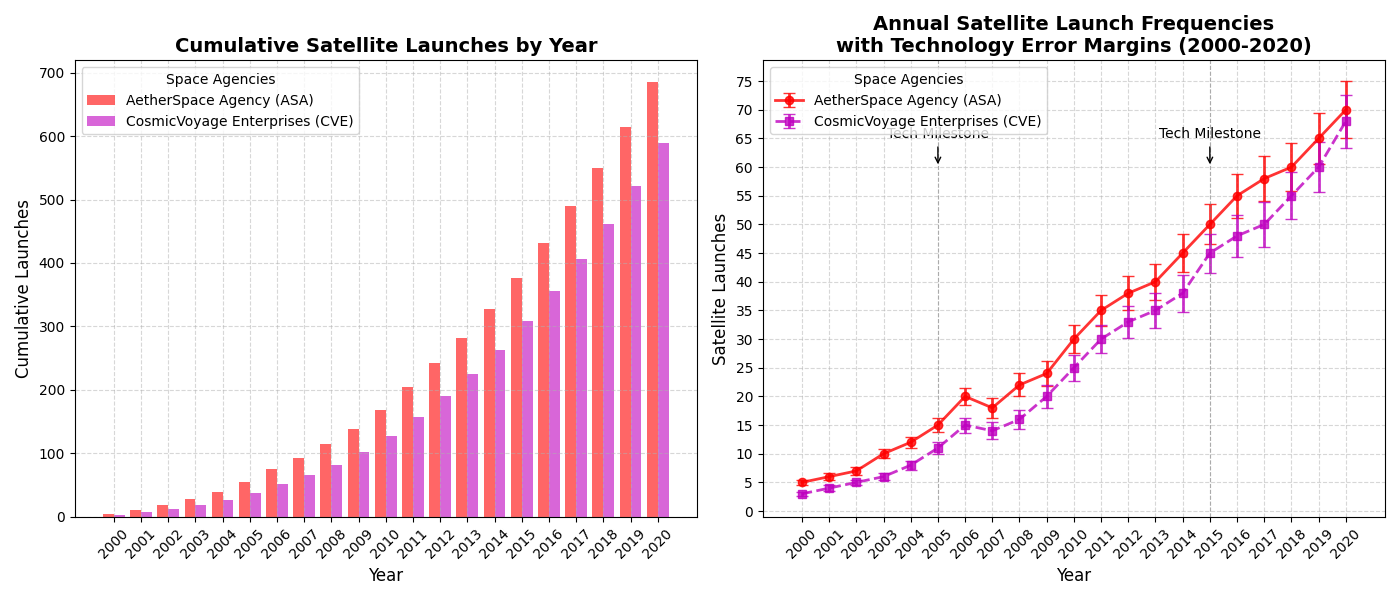

Generate this figure with Python:
import matplotlib.pyplot as plt
import numpy as np

# Define the years
years = np.arange(2000, 2021)

# Satellite launches per year
asa_launches = [5, 6, 7, 10, 12, 15, 20, 18, 22, 24, 30, 35, 38, 40, 45, 50, 55, 58, 60, 65, 70]
cve_launches = [3, 4, 5, 6, 8, 11, 15, 14, 16, 20, 25, 30, 33, 35, 38, 45, 48, 50, 55, 60, 68]

# Error margins for launches
asa_errors = [0.5, 0.6, 0.7, 0.8, 1, 1.2, 1.5, 1.7, 2, 2.2, 2.5, 2.7, 3, 3.1, 3.3, 3.5, 3.8, 4, 4.2, 4.5, 5]
cve_errors = [0.4, 0.5, 0.5, 0.6, 0.8, 1, 1.3, 1.5, 1.7, 2, 2.3, 2.5, 2.8, 3, 3.2, 3.4, 3.6, 3.9, 4.1, 4.3, 4.6]

# Calculate cumulative launches
cumulative_asa = np.cumsum(asa_launches)
cumulative_cve = np.cumsum(cve_launches)

# Plot setup with subplots
fig, (ax1, ax2) = plt.subplots(1, 2, figsize=(14, 6), sharex=True)

# Bar chart for cumulative launches on the first subplot
ax1.bar(years - 0.2, cumulative_asa, width=0.4, label='AetherSpace Agency (ASA)', color='r', alpha=0.6)
ax1.bar(years + 0.2, cumulative_cve, width=0.4, label='CosmicVoyage Enterprises (CVE)', color='m', alpha=0.6)

# Add title, labels, and grid for the first subplot
ax1.set_title('Cumulative Satellite Launches by Year', fontsize=14, fontweight='bold')
ax1.set_xlabel('Year', fontsize=12)
ax1.set_ylabel('Cumulative Launches', fontsize=12)
ax1.legend(title='Space Agencies', loc='upper left', fontsize=10)
ax1.grid(True, linestyle='--', alpha=0.5)
ax1.set_xticks(years)
ax1.set_xticklabels(years, rotation=45)

# Line chart with error bars on the second subplot
ax2.errorbar(years, asa_launches, yerr=asa_errors, label='AetherSpace Agency (ASA)', fmt='-o',
             color='r', capsize=4, linestyle='-', linewidth=2, alpha=0.8)
ax2.errorbar(years, cve_launches, yerr=cve_errors, label='CosmicVoyage Enterprises (CVE)', fmt='-s',
             color='m', capsize=4, linestyle='--', linewidth=2, alpha=0.8)

# Add title, labels, and grid for the second subplot
ax2.set_title('Annual Satellite Launch Frequencies\nwith Technology Error Margins (2000-2020)', fontsize=14, fontweight='bold')
ax2.set_xlabel('Year', fontsize=12)
ax2.set_ylabel('Satellite Launches', fontsize=12)
ax2.legend(title='Space Agencies', loc='upper left', fontsize=10)
ax2.grid(True, linestyle='--', alpha=0.5)
ax2.axvline(x=2005, color='gray', linestyle='--', linewidth=0.8, alpha=0.5)
ax2.axvline(x=2015, color='gray', linestyle='--', linewidth=0.8, alpha=0.5)
ax2.annotate('Tech Milestone', xy=(2005, 60), xytext=(2005, 65),
             arrowprops=dict(facecolor='black', arrowstyle='->'), fontsize=10, ha='center')
ax2.annotate('Tech Milestone', xy=(2015, 60), xytext=(2015, 65),
             arrowprops=dict(facecolor='black', arrowstyle='->'), fontsize=10, ha='center')
ax2.set_xticks(years)
ax2.set_xticklabels(years, rotation=45)
ax2.set_yticks(np.arange(0, 80, 5))

# Adjust layout for clarity
plt.tight_layout()

# Show the plot
plt.show()
